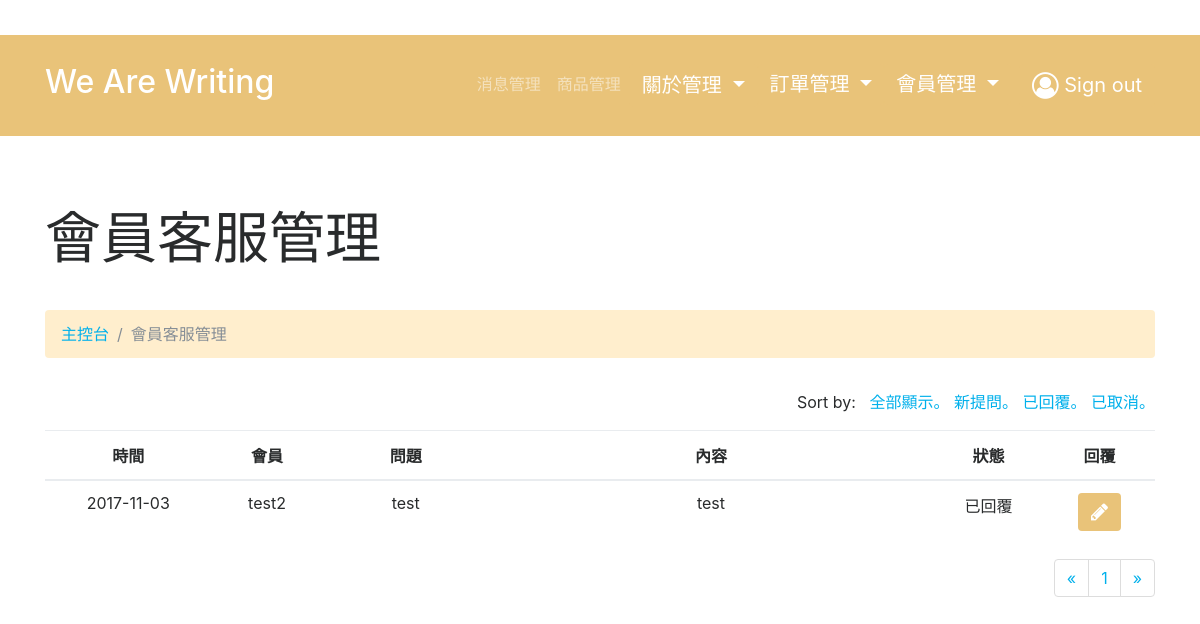
The page /admin/member_question/list.php?status=1 (signed in) on the database its author committed.
### tables this page shows
CREATE TABLE `member_question` (
  `questionID` int(11) NOT NULL,
  `replyID` int(11) DEFAULT NULL,
  `memberID` int(11) NOT NULL,
  `title` varchar(255) NOT NULL,
  `content` text NOT NULL,
  `createdDate` varchar(255) NOT NULL,
  `status` int(11) NOT NULL DEFAULT '0'
);

CREATE TABLE `member` (
  `memberID` int(11) NOT NULL,
  `account` varchar(255) NOT NULL,
  `password` varchar(255) NOT NULL,
  `name` varchar(255) DEFAULT NULL,
  `picture` varchar(255) DEFAULT NULL,
  `phone` varchar(255) DEFAULT NULL,
  `brithday` varchar(255) DEFAULT NULL,
  `email` varchar(255) NOT NULL,
  `address` varchar(255) DEFAULT NULL,
  `createdDate` varchar(255) DEFAULT NULL,
  `updatedDate` varchar(255) DEFAULT NULL
);

### admin/member_question/list.php (the view, shortened to what this page needs)
<?php
require_once('../../asset/connection/database.php');
$limit = 25;
if (isset($_GET["page"])) { $page_num  = $_GET["page"]; } else { $page_num=1; };
$start_from = ($page_num-1) * $limit;
if(isset($_GET['status'])){
  $sql = "SELECT * FROM member_question WHERE status =".$_GET['status']." ORDER BY createdDate DESC LIMIT ".$start_from.",".$limit;
  $sth = $db->query($sql);
  $question = $sth->fetchALL(PDO::FETCH_ASSOC);
}
else{
  $sql = "SELECT * FROM member_question ORDER BY createdDate DESC LIMIT ".$start_from.",".$limit;
  $sth = $db->query($sql);
  $question = $sth->fetchALL(PDO::FETCH_ASSOC);
}
$totalRows = count($question);
 ?>
<html>
<head>
<?php require_once('../template/header.php'); ?>
</head>
<body>
<?php require_once('../template/nav.php'); ?>
    <div class="py-5">
    <div class="container">
      <div class="row">
        <div class="col-md-12">
          <h1 class="display-4 my-4" contenteditable="true">會員客服管理</h1>
        </div>
      </div>
      <div class="row">
        <div class="col-md-12">
          <ul class="breadcrumb my-3" style="margin-bottom:0px;margin-top:0px">
            <li class="breadcrumb-item"><a href="list.php">主控台</a></li>
            <li class="breadcrumb-item active">會員客服管理</li>
          </ul>
		</div>
	  </div>
    <div class="row">
        <div class="col-md-12 text-right my-3">
          Sort by:&nbsp&nbsp
            <a href="list.php">全部顯示。</a>
            <a href="list.php?status=0">新提問。</a>
            <a href="list.php?status=1">已回覆。</a>
            <a href="list.php?status=99">已取消。</a>
        </div>
    </div>
	  <div class="row">
        <div class="col-md-12">
          <table class="table">
            <thead>
              <tr class="text-center">
                <th width=15%>時間</th>
                <th width=10%>會員</th>
                <th width=15%>問題</th>
                <th width=40%>內容</th>
                <th width=10%>狀態</th>
                <th width=10%>回覆</th>
              </tr>
            </thead>
            <tbody>
            <?php foreach ($question as $row ) { ?>
              <tr class="text-center">
                <td><?php echo $row['createdDate']; ?></td>
                <?php
                  $sth = $db->query("SELECT account FROM member WHERE memberID=".$row['memberID']);
                  $member = $sth->fetch(PDO::FETCH_ASSOC);
                 ?>
                <td><?php echo $member['account']; ?></td>
                <td><?php echo $row['title']; ?></td>
				        <td><?php echo $row['content']; ?></td>
                <td>
                <?php
                  switch ($row['status']) {
                    case '1':
                      echo "已回覆";
                      break;
                  }
                 ?>
                </td>
                <td><a href="reply.php?questionID=<?php echo $row['questionID']; ?>&status=<?php echo $row['status']; ?>&page=<?php echo $page_num; ?>" class="btn btn-warning" role="button"><i class="fa fa-pencil" aria-hidden="true"></i></a></td>
              </tr>
            <?php } ?>
            </tbody>
          </table>
        </div>
      </div>
      <div class="row">
        <div class="col-md-12">
          <?php
          if($totalRows > 0){
          ?>
          <ul class="pagination float-right">
            <?php if(isset($_GET['status'])){
                        include_once("../template/page_num_status.php");
                  }else include_once("../template/page_num.php"); ?>
          </ul>
        <?php } ?>
        </div>
      </div>
  </div>
</body>
</html>

### admin/css/style.css (style rules this page uses)
.btn-warning { background: rgb(233, 195, 121); font-size: 20px; color: #FFF; }
.breadcrumb { background: rgb(255, 238, 205); }

### rows shown on the page
member_question: createdDate "2017-11-03", memberID.account "test2", title "test", content "test", status "已回覆"
